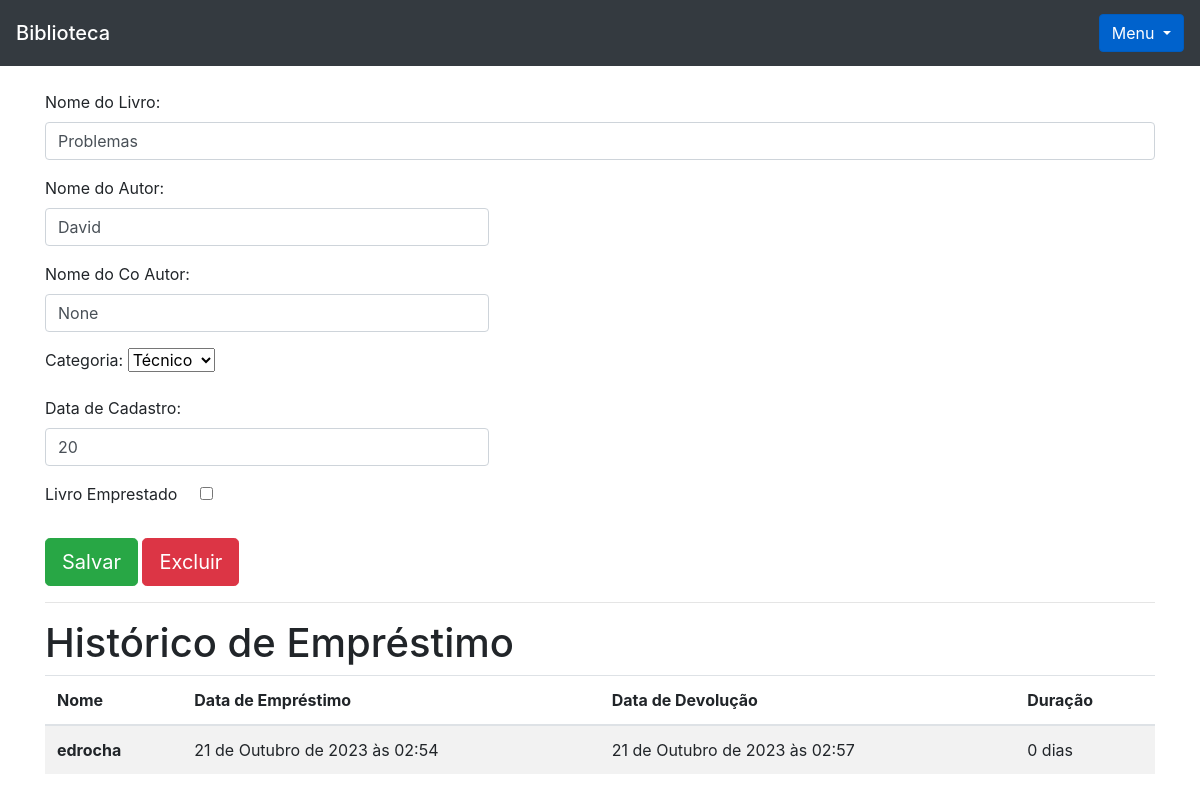
Page /livro/ver_livro/9 (signed in) on the earlier database version.
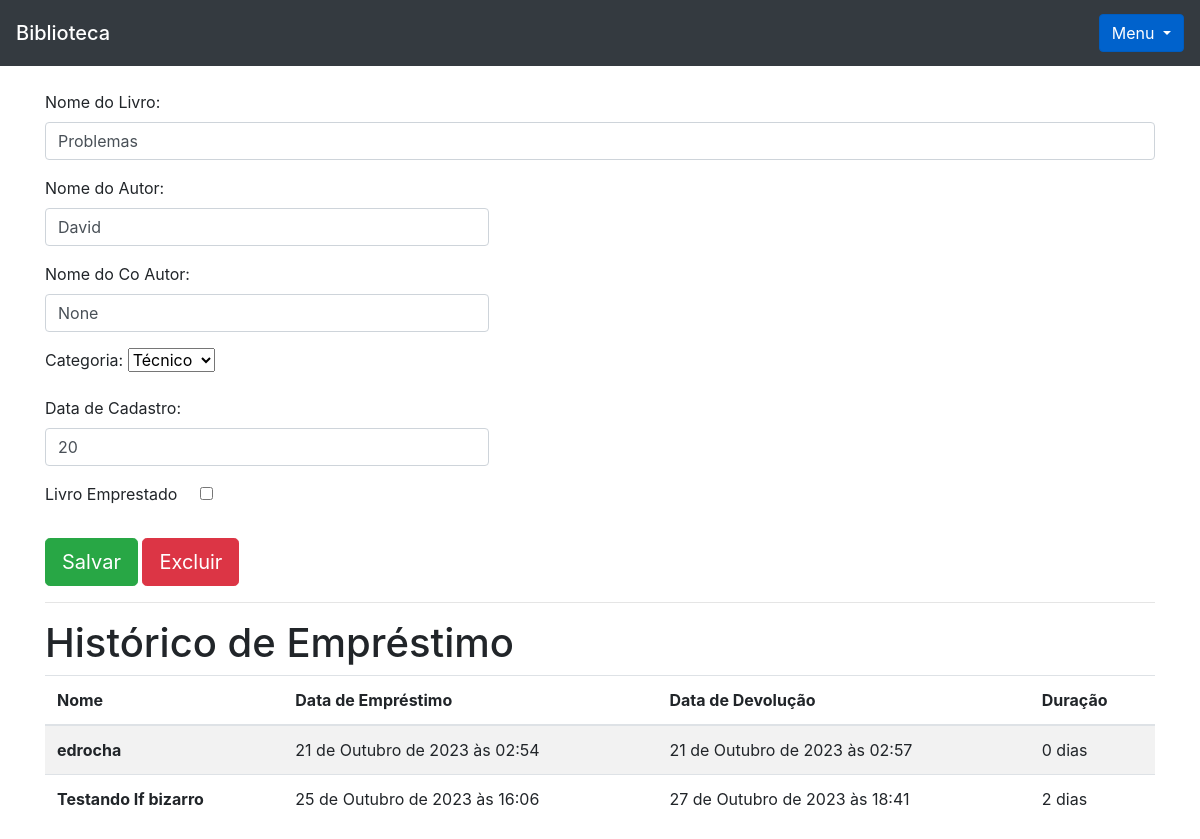
Same page on the later database version.
### livro/models.py (models this page shows, shortened)
class Livros(models.Model):
    nome = models.CharField(max_length=100)
    autor = models.CharField(max_length=30)
    co_autor = models.CharField(max_length=30, blank=True, null = True)
    data_cadastro = models.DateField( default = date.today)
    emprestado = models.BooleanField(default=False)
    categoria = models.ForeignKey(Categoria, on_delete=models.DO_NOTHING)
    usuario = models.ForeignKey(Usuario, on_delete=models.DO_NOTHING)
    class Meta:
        verbose_name = 'Livro'

class Emprestimo(models.Model):
    choices = (
        ('P','Péssimo'),
        ('R','Ruim'),
        ('B','Bom'),
        ('O','Ótimo')
    )
    nome_emprestado = models.ForeignKey(Usuario,blank = True, null = True, on_delete=models.DO_NOTHING)
    nome_emprestado_anonimo = models.CharField(max_length= 30, blank = True, null = True)
    data_emprestimo = models.DateTimeField(default=datetime.datetime.now())
    data_devolucao = models.DateTimeField(blank=True, null = True)
    livro = models.ForeignKey(Livros, on_delete=models.DO_NOTHING)
    avaliacao = models.CharField(max_length=1, choices=choices, null=True, blank=True)

### usuario/models.py (models this page shows)
class Usuario(models.Model):
    nome = models.CharField(max_length=30)
    email = models.EmailField()
    senha = models.CharField(max_length=64)
    def __str__(self) -> str:
        return self.nome

### livro/views.py (the view)
# urls.py: path("ver_livro/<int:id>", views.ver_livro, name = 'ver_livro'),
def ver_livro(request, id):
    if request.session.get('usuario'):
        livro = Livros.objects.get(id = id)
        if request.session.get('usuario') == livro.usuario.id :
            categoria_livro = Categoria.objects.all()
            usuario = Usuario.objects.get(id = request.session['usuario'])
            emprestimos = Emprestimo.objects.filter(livro = livro)
            form = CadastroLivro()
            form.fields['usuario'].initial = request.session['usuario']
            form.fields['categoria'].queryset = Categoria.objects.filter(usuario= usuario)
            form_categoria = CategoriaLivro()
            usuarios = Usuario.objects.all()
            livros = Livros.objects.filter(usuario_id = request.session.get('usuario'))
            livros_emprestar = Livros.objects.filter(usuario = usuario).filter(emprestado = False)
            livros_emprestados = Livros.objects.filter(usuario = usuario ).filter(emprestado = True )
            return render(request, 'ver_livro.html', {  'livro': livro,
                                                        'categoria_livro': categoria_livro,
                                                        'emprestimos': emprestimos,
                                                        'usuario_logado': request.session.get('usuario'),
                                                        'form': form,
                                                        'id_livro': id,
                                                        'form_categoria':form_categoria,
                                                        'usuarios':usuarios,
                                                        'livros':livros,
                                                        'livros_emprestar':livros_emprestar,
                                                        'livros_emprestados':  livros_emprestados
                                                    })
        else:
            return redirect('/livro/home')
    return redirect('/auth/login/?status2')

### livro/forms.py
class CadastroLivro(forms.ModelForm):
    class Meta:
        model = Livros
        fields = ("__all__")
    def __init__(self, *args, **kwargs):
        super().__init__(*args, **kwargs)
        self.fields['usuario'].widget = forms.HiddenInput()

class CategoriaLivro(forms.Form):
    nome = forms.CharField(max_length=30)
    descricao = forms.CharField(max_length=60)
    def __init__(self, *args, **kwargs):
        super().__init__( *args, **kwargs)
        self.fields['descricao'].widget = forms.Textarea()

### livro/models.py (called while the page is built)
    def __str__(self) -> str:
        return self.nome

### livro/templatetags/filtros.py (called while the page is built)
@register.filter
def mostra_duracao(value1, value2):
    if all ((isinstance(value1, datetime), (isinstance(value2, datetime)))):
        dias = (value1 - value2).days
        texto = 'dias'
        if dias == 1:
            texto = 'dia'
        return f"{dias} {texto}"
    return('Aguardando Devolução')

### livro/templates/ver_livro.html (shortened to what this page needs)
{% extends 'base.html' %}
{% load filtros %}
{% block 'conteudo' %}
<div class="container">
<br>
<form action"#" method="POST">
            <p>
                <label>Nome do Livro:</label>
                    <input class="form-control" type="text" value={{livro.nome}}></input>
            </p>
            <p>
                <label>Nome do Autor:</label>
                    <input style="width: 40%;" class="form-control" type="text" value={{livro.autor}}></input>
            </p>
            <p>
                <label>Nome do Co Autor:</label>
                    <input style="width: 40%;" class="form-control" type="text" value={{livro.co_autor}}></input>
            </p>
            <p>
            <label>Categoria:</label>
            <select name="categoria">
                {% for i in categoria_livro%}
                    {% if livro.categoria.nome == i.nome %}
                        <option selected>{{i}}</option>
                    {% else %}
                        <option>{{i}}</option>
                    {% endif %}
                {% endfor %}
            </select>
            </p>
            <p>
                <label>Data de Cadastro:</label>
                    <input style="width: 40%;" class="form-control" type="text" value={{livro.data_cadastro}}></input>
            </p>
                <label>Livro Emprestado &nbsp; &nbsp;</label>
                    {% if livro.emprestado %}
                        <input checked class="transform: scale(2.0)" type="checkbox" name="emprestado">
                    {% else %}
                        <input class="transform: scale(2.0)" type="checkbox" name="emprestado">
                    {% endif %}
            <br><br>
            <input type="submit" class="btn btn-success btn-lg" value="Salvar">
            <button type="button" class="btn btn-danger btn-lg" data-toggle="modal" data-target="#exampleModal2">
                Excluir
              </button>
</form>
<hr>
<h1> Histórico de Empréstimo</h1>
<table class="table table-striped">
    <thead>
      <tr>
        <th scope="col">Nome</th>
        <th scope="col">Data de Empréstimo</th>
        <th scope="col">Data de Devolução</th>
        <th scope="col">Duração</th>
      </tr>
    </thead>
    <tbody>
    {% for i in emprestimos%}
                <tr>
                    {% if i.nome_emprestado_anonimo == None %}
                        <th scope="row">{{i.nome_emprestado}}</th>
                    {% else %}
                        <th scope="row">{{i.nome_emprestado_anonimo}}</th>
                    {% endif %}
                        <td>{{i.data_emprestimo}}</td>
                        <td>{{i.data_devolucao}}</td>
                        <td>{{i.data_devolucao|mostra_duracao:i.data_emprestimo}}</td>
                </tr>
    {% endfor %}
    </tbody>
  </table>
</div>
{% endblock %}

### templates/base.html (shortened to what this page needs)
<!doctype html>
<html lang="pt-BR">
  <head>
    <link rel="stylesheet" href="https://cdn.jsdelivr.net/npm/bootstrap@4.6.2/dist/css/bootstrap.min.css">
  </head>
  <body>
    <nav class="navbar navbar-dark bg-dark">
        <span class="navbar-brand mb-0 h1">
              <a class="navbar-brand" href="{% url 'home' %}">Biblioteca</a>
        </span>
                    {% if usuario_logado %}
                    <div class="dropdown show">
                      <a class="btn btn-primary dropdown-toggle" href="#" role="button" id="dropdownMenuLink" data-toggle="dropdown" aria-haspopup="true" aria-expanded="false">
                        Menu
                      </a>
                    </div>
                    {% endif  %}
    </nav>
     {% block 'conteudo' %} {%endblock%}
  </body>
</html>

Differences in the rows shown:
added Emprestimo: nome_emprestado_anonimo "Testando If bizarro", data_emprestimo "25 de Outubro de 2023 às 16:06", data_devolucao "27 de Outubro de 2023 às 18:41", data_devolucao|mostra_duracao "2 dias"
